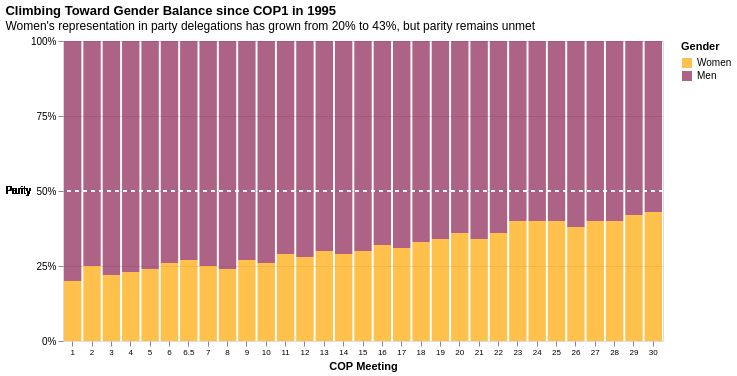

The Vega-Lite source for this figure:
### Vega-Lite specification from a JSON file in a GitHub repository (floating-point values rounded to 4 significant figures)
{"$schema": "https://vega.github.io/schema/vega-lite/v6.json", "width": 600, "title": {"text": "Climbing Toward Gender Balance since COP1 in 1995", "subtitle": "Women's representation in party delegations has grown from 20% to 43%, but parity remains unmet", "anchor": "start"}, "data": {"values": [{"COP": 1, "Gender": "Women", "Percentage": 20}, {"COP": 1, "Gender": "Men", "Percentage": 80}, {"COP": 2, "Gender": "Women", "Percentage": 25}, {"COP": 2, "Gender": "Men", "Percentage": 75}, {"COP": 3, "Gender": "Women", "Percentage": 22}, {"COP": 3, "Gender": "Men", "Percentage": 78}, {"COP": 4, "Gender": "Women", "Percentage": 23}, {"COP": 4, "Gender": "Men", "Percentage": 77}, {"COP": 5, "Gender": "Women", "Percentage": 24}, {"COP": 5, "Gender": "Men", "Percentage": 76}, {"COP": 6, "Gender": "Women", "Percentage": 26}, {"COP": 6, "Gender": "Men", "Percentage": 74}, {"COP": 6.5, "Gender": "Women", "Percentage": 27}, {"COP": 6.5, "Gender": "Men", "Percentage": 73}, {"COP": 7, "Gender": "Women", "Percentage": 25}, {"COP": 7, "Gender": "Men", "Percentage": 75}, {"COP": 8, "Gender": "Women", "Percentage": 24}, {"COP": 8, "Gender": "Men", "Percentage": 76}, {"COP": 9, "Gender": "Women", "Percentage": 27}, {"COP": 9, "Gender": "Men", "Percentage": 73}, {"COP": 10, "Gender": "Women", "Percentage": 26}, {"COP": 10, "Gender": "Men", "Percentage": 74}, {"COP": 11, "Gender": "Women", "Percentage": 29}, {"COP": 11, "Gender": "Men", "Percentage": 71}, {"COP": 12, "Gender": "Women", "Percentage": 28}, {"COP": 12, "Gender": "Men", "Percentage": 72}, {"COP": 13, "Gender": "Women", "Percentage": 30}, {"COP": 13, "Gender": "Men", "Percentage": 70}, {"COP": 14, "Gender": "Women", "Percentage": 29}, {"COP": 14, "Gender": "Men", "Percentage": 71}, {"COP": 15, "Gender": "Women", "Percentage": 30}, {"COP": 15, "Gender": "Men", "Percentage": 70}, {"COP": 16, "Gender": "Women", "Percentage": 32}, {"COP": 16, "Gender": "Men", "Percentage": 68}, {"COP": 17, "Gender": "Women", "Percentage": 31}, {"COP": 17, "Gender": "Men", "Percentage": 69}, {"COP": 18, "Gender": "Women", "Percentage": 33}, {"COP": 18, "Gender": "Men", "Percentage": 67}, {"COP": 19, "Gender": "Women", "Percentage": 34}, {"COP": 19, "Gender": "Men", "Percentage": 66}, {"COP": 20, "Gender": "Women", "Percentage": 36}, {"COP": 20, "Gender": "Men", "Percentage": 64}, {"COP": 21, "Gender": "Women", "Percentage": 34}, {"COP": 21, "Gender": "Men", "Percentage": 66}, {"COP": 22, "Gender": "Women", "Percentage": 36}, {"COP": 22, "Gender": "Men", "Percentage": 64}, {"COP": 23, "Gender": "Women", "Percentage": 40}, {"COP": 23, "Gender": "Men", "Percentage": 60}, {"COP": 24, "Gender": "Women", "Percentage": 40}, {"COP": 24, "Gender": "Men", "Percentage": 60}, {"COP": 25, "Gender": "Women", "Percentage": 40}, {"COP": 25, "Gender": "Men", "Percentage": 60}, {"COP": 26, "Gender": "Women", "Percentage": 38}, {"COP": 26, "Gender": "Men", "Percentage": 62}, {"COP": 27, "Gender": "Women", "Percentage": 40}, {"COP": 27, "Gender": "Men", "Percentage": 60}, {"COP": 28, "Gender": "Women", "Percentage": 40}, {"COP": 28, "Gender": "Men", "Percentage": 60}, {"COP": 29, "Gender": "Women", "Percentage": 42}, {"COP": 29, "Gender": "Men", "Percentage": 58}, {"COP": 30, "Gender": "Women", "Percentage": 43}, {"COP": 30, "Gender": "Men", "Percentage": 57}]}, "layer": [{"mark": {"type": "bar", "opacity": 0.7}, "encoding": {"x": {"field": "COP", "type": "ordinal", "axis": {"title": "COP Meeting", "domain": false, "labelAngle": 0, "values": [1, 2, 3, 4, 5, 6, 6.5, 7, 8, 9, 10, 11, 12, 13, 14, 15, 16, 17, 18, 19, 20, 21, 22, 23, 24, 25, 26, 27, 28, 29, 30], "labelOverlap": false, "labelFontSize": 8}}, "y": {"field": "Percentage", "type": "quantitative", "stack": "normalize", "axis": {"title": "", "domain": false, "format": "%", "values": [0, 0.25, 0.5, 0.75, 1], "labelOverlap": false}}, "color": {"field": "Gender", "type": "nominal", "scale": {"domain": ["Women", "Men"], "range": ["#FFA500", "#8B2252"]}, "legend": {"orient": "right"}}, "order": {"field": "Gender", "sort": "descending"}}}, {"mark": {"type": "rule", "strokeDash": [4, 4], "color": "white", "strokeWidth": 2}, "encoding": {"y": {"datum": 0.5}}}, {"mark": {"type": "text", "align": "right", "dx": -32, "dy": 0, "fontSize": 10, "color": "black", "fontWeight": "lighter"}, "encoding": {"y": {"datum": 0.5}, "x": {"value": 0}, "text": {"value": "Parity"}}}], "config": {}}
